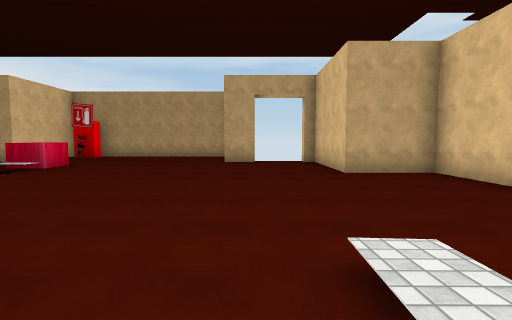
view 1 (above)

17 first-person views from a walk through a scene from a Unity 3-D project. The camera is 1.5 m above the floor, tilts 4° down and sees 85° across. The floor is counted in squares, 2 m on a side. Each view is taken from the middle of a square. On the plan, view 1 faces up. The plan holds only what a view shows up to about 10 squares ahead; the rest is blank. The place goes on beyond the plan. The player is left out. Some surface patterns are stand-ins.

view 2
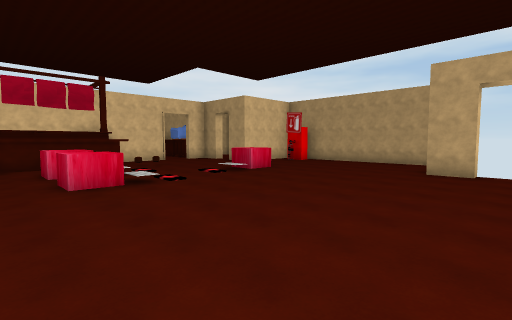

view 3
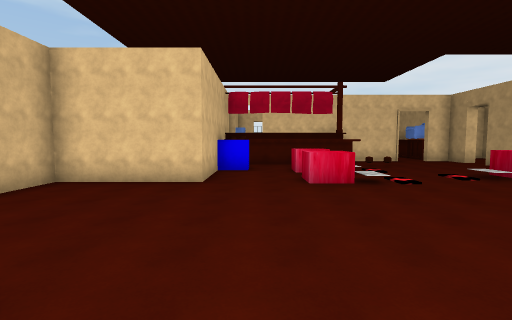

view 4
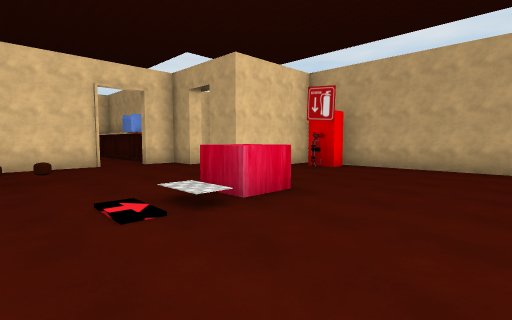

view 5
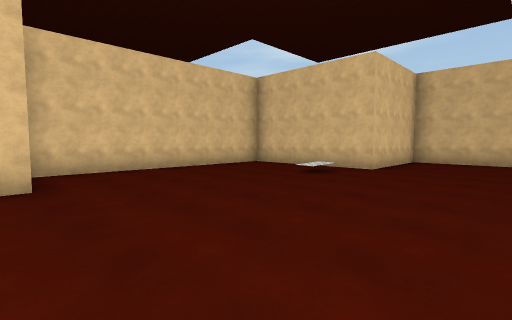

view 6
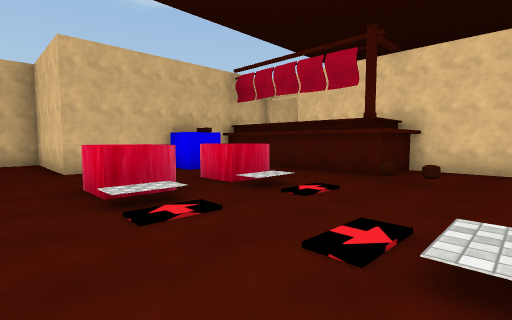

view 7
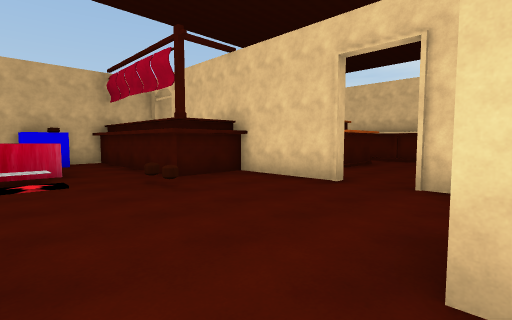

view 8
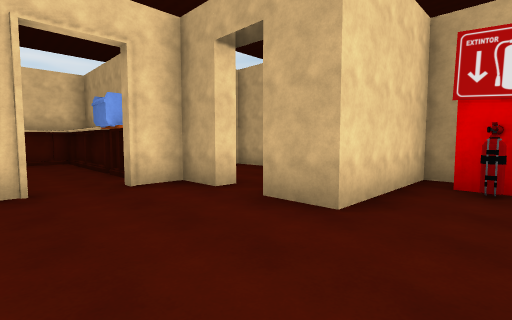

view 9
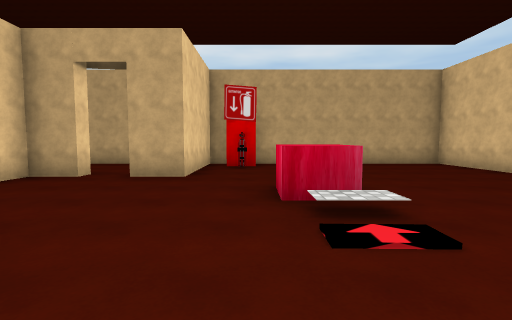

view 10
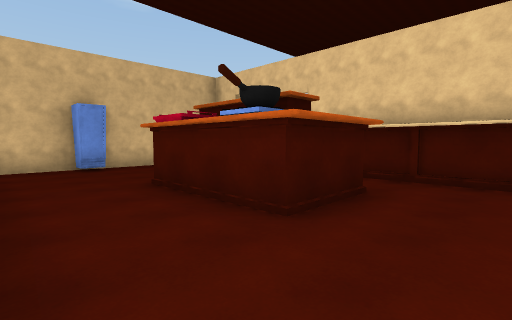

view 11
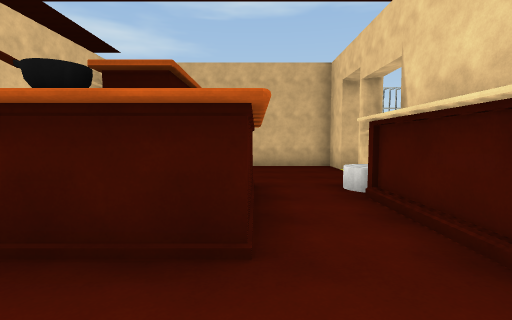

view 12
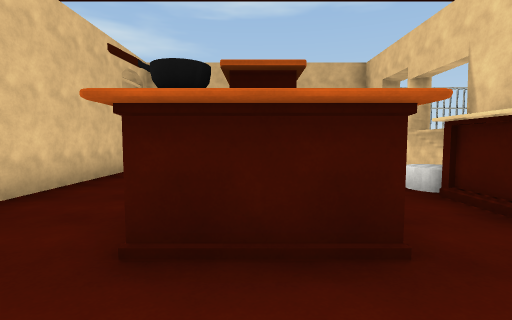

view 13
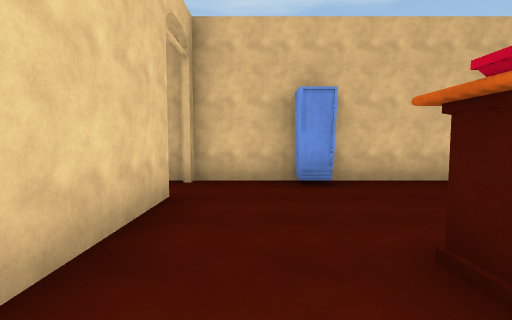

view 14
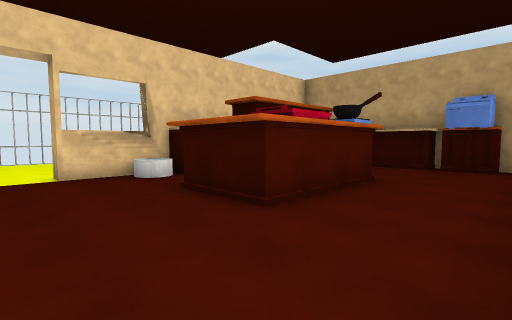

view 15
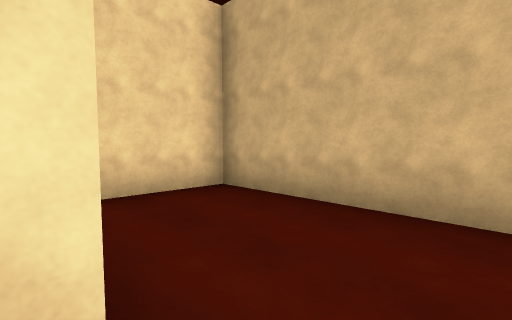

view 16
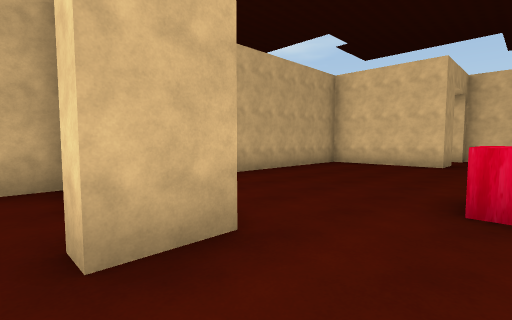

view 17
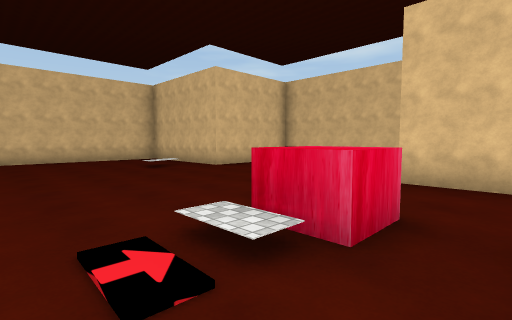

### Floor plan
Key: @ floor where view 1 was taken; # wall or solid block; x gap in a wall; . floor; / step, stairs or slope; O other object.
Columns run from 21 left of view 1 to 5 right of it. Each row starts with its distance up from view 1.
 13        ##############
 12        #....#.O.....#
 11        #....#.......#
 10        ####.#.......##.x
  9    #####O#.............#
  8    #...........O.......#
  7    #.....#...../.......####
  6    #.OO..#..O.............#
  5    #.O ..#..O.............#
  4   ##.O ..###..............#
  3   #......# #.O.OO.........#
  2 ..#......# #..............#
  1 .......... #........../...#
  0   #....O.# #.O.......@....#
 -1   ##############.....######
 -2                #.....#
 -3                #.....#
 -4                #######

Positions as (right, up) in squares from view 1, and headings:
1: (0, 0), facing up
2: (1, 1), facing up-left
3: (1, 1), facing left
4: (-3, 5), facing up-left
5: (-3, 7), facing down-right
6: (-4, 7), facing down-left
7: (-7, 10), facing down-left
8: (-7, 7), facing up-left
9: (-7, 4), facing up
10: (-12, 8), facing down-left
11: (-16, 8), facing down
12: (-15, 8), facing down
13: (-13, 5), facing down
14: (-12, 1), facing up-left
15: (-10, 10), facing up-left
16: (-10, 8), facing up-right
17: (-7, 5), facing down-right
